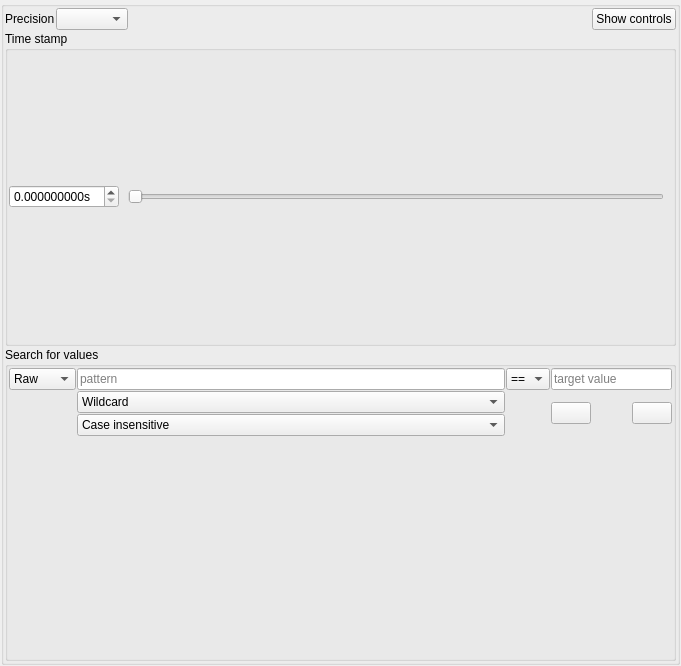
<?xml version="1.0" encoding="UTF-8"?>
<ui version="4.0">
 <class>NumericDisplay</class>
 <widget class="QWidget" name="NumericDisplay">
  <property name="geometry">
   <rect>
    <x>0</x>
    <y>0</y>
    <width>681</width>
    <height>666</height>
   </rect>
  </property>
  <property name="windowTitle">
   <string>Form</string>
  </property>
  <layout class="QVBoxLayout" name="main_layout">
   <property name="spacing">
  <number>1</number>
</property>
   <property name="leftMargin">
  <number>1</number>
</property>
   <property name="topMargin">
  <number>1</number>
</property>
   <property name="rightMargin">
  <number>1</number>
</property>
   <property name="bottomMargin">
  <number>1</number>
</property>
   <item>
    <widget class="QGroupBox" name="controls">
     <property name="title">
      <string/>
     </property>
     <property name="flat">
      <bool>true</bool>
     </property>
     <layout class="QVBoxLayout" name="verticalLayout">
      <property name="spacing">
  <number>1</number>
</property>
      <property name="leftMargin">
  <number>1</number>
</property>
      <property name="topMargin">
  <number>1</number>
</property>
      <property name="rightMargin">
  <number>1</number>
</property>
      <property name="bottomMargin">
  <number>1</number>
</property>
      <item>
       <layout class="QGridLayout" name="gridLayout_2" columnstretch="0,0,1,0">
        <property name="spacing">
  <number>1</number>
</property>
        <item row="0" column="3">
         <widget class="QPushButton" name="toggle_controls_btn">
          <property name="text">
           <string>Show controls</string>
          </property>
          <property name="icon">
           <iconset resource="resource.qrc">
            <normaloff>:/down.png</normaloff>:/down.png</iconset>
          </property>
         </widget>
        </item>
        <item row="0" column="0">
         <widget class="QLabel" name="controls_label">
          <property name="text">
           <string>Precision</string>
          </property>
         </widget>
        </item>
        <item row="0" column="1">
         <widget class="QComboBox" name="float_precision"/>
        </item>
        <item row="0" column="2">
         <spacer name="controls_spacer">
          <property name="orientation">
           <enum>Qt::Orientation::Horizontal</enum>
          </property>
          <property name="sizeHint" stdset="0">
           <size>
            <width>40</width>
            <height>20</height>
           </size>
          </property>
         </spacer>
        </item>
       </layout>
      </item>
      <item>
       <widget class="QGroupBox" name="time_group">
        <property name="title">
         <string>Time stamp</string>
        </property>
        <layout class="QHBoxLayout" name="horizontalLayout_2">
         <property name="spacing">
  <number>1</number>
</property>
         <property name="leftMargin">
  <number>1</number>
</property>
         <property name="topMargin">
  <number>1</number>
</property>
         <property name="rightMargin">
  <number>1</number>
</property>
         <property name="bottomMargin">
  <number>1</number>
</property>
         <item>
          <layout class="QHBoxLayout" name="horizontalLayout" stretch="0,0,1,0">
           <property name="spacing">
  <number>1</number>
</property>
           <item>
            <widget class="QDoubleSpinBox" name="timestamp">
             <property name="suffix">
              <string>s</string>
             </property>
             <property name="decimals">
              <number>9</number>
             </property>
             <property name="singleStep">
              <double>0.001000000000000</double>
             </property>
            </widget>
           </item>
           <item>
            <widget class="QLabel" name="min_t">
             <property name="text">
              <string/>
             </property>
            </widget>
           </item>
           <item>
            <widget class="QSlider" name="timestamp_slider">
             <property name="maximum">
              <number>99999</number>
             </property>
             <property name="orientation">
              <enum>Qt::Orientation::Horizontal</enum>
             </property>
             <property name="invertedAppearance">
              <bool>false</bool>
             </property>
             <property name="invertedControls">
              <bool>false</bool>
             </property>
             <property name="tickPosition">
              <enum>QSlider::TickPosition::NoTicks</enum>
             </property>
             <property name="tickInterval">
              <number>1</number>
             </property>
            </widget>
           </item>
           <item>
            <widget class="QLabel" name="max_t">
             <property name="text">
              <string/>
             </property>
            </widget>
           </item>
          </layout>
         </item>
        </layout>
       </widget>
      </item>
      <item>
       <widget class="QGroupBox" name="search_group">
        <property name="title">
         <string>Search for values</string>
        </property>
        <layout class="QGridLayout" name="gridLayout" columnstretch="0,1,0,0">
         <property name="leftMargin">
  <number>1</number>
</property>
         <property name="topMargin">
  <number>1</number>
</property>
         <property name="rightMargin">
  <number>1</number>
</property>
         <property name="bottomMargin">
  <number>1</number>
</property>
         <property name="spacing">
  <number>1</number>
</property>
         <item row="0" column="1">
          <widget class="QLineEdit" name="pattern_match">
           <property name="placeholderText">
            <string>pattern</string>
           </property>
          </widget>
         </item>
         <item row="0" column="2">
          <widget class="QComboBox" name="op">
           <item>
            <property name="text">
             <string>==</string>
            </property>
           </item>
           <item>
            <property name="text">
             <string>!=</string>
            </property>
           </item>
           <item>
            <property name="text">
             <string>&lt;</string>
            </property>
           </item>
           <item>
            <property name="text">
             <string>&lt;=</string>
            </property>
           </item>
           <item>
            <property name="text">
             <string>&gt;</string>
            </property>
           </item>
           <item>
            <property name="text">
             <string>&gt;=</string>
            </property>
           </item>
          </widget>
         </item>
         <item row="1" column="1">
          <widget class="QComboBox" name="match_type">
           <item>
            <property name="text">
             <string>Wildcard</string>
            </property>
           </item>
           <item>
            <property name="text">
             <string>Regex</string>
            </property>
           </item>
          </widget>
         </item>
         <item row="0" column="3">
          <widget class="QLineEdit" name="target">
           <property name="placeholderText">
            <string>target value</string>
           </property>
          </widget>
         </item>
         <item row="0" column="0">
          <widget class="QComboBox" name="match_mode">
           <item>
            <property name="text">
             <string>Raw</string>
            </property>
           </item>
           <item>
            <property name="text">
             <string>Scaled</string>
            </property>
           </item>
          </widget>
         </item>
         <item row="2" column="1">
          <widget class="QComboBox" name="case_sensitivity">
           <item>
            <property name="text">
             <string>Case insensitive</string>
            </property>
           </item>
           <item>
            <property name="text">
             <string>Case sensitive</string>
            </property>
           </item>
          </widget>
         </item>
         <item row="1" column="3" rowspan="2">
          <layout class="QHBoxLayout" name="horizontalLayout_3">
           <property name="spacing">
  <number>1</number>
</property>
           <item>
            <widget class="QPushButton" name="backward">
             <property name="text">
              <string/>
             </property>
             <property name="icon">
              <iconset resource="resource.qrc">
               <normaloff>:/right.png</normaloff>:/right.png</iconset>
             </property>
            </widget>
           </item>
           <item>
            <spacer name="horizontalSpacer_4">
             <property name="orientation">
              <enum>Qt::Orientation::Horizontal</enum>
             </property>
             <property name="sizeHint" stdset="0">
              <size>
               <width>40</width>
               <height>20</height>
              </size>
             </property>
            </spacer>
           </item>
           <item>
            <widget class="QPushButton" name="forward">
             <property name="text">
              <string/>
             </property>
             <property name="icon">
              <iconset resource="resource.qrc">
               <normaloff>:/left.png</normaloff>:/left.png</iconset>
             </property>
            </widget>
           </item>
          </layout>
         </item>
         <item row="3" column="0" colspan="4">
          <widget class="QLabel" name="match">
           <property name="text">
            <string/>
           </property>
          </widget>
         </item>
        </layout>
       </widget>
      </item>
     </layout>
    </widget>
   </item>
  </layout>
 </widget>
 <tabstops>
  <tabstop>timestamp</tabstop>
  <tabstop>pattern_match</tabstop>
  <tabstop>op</tabstop>
  <tabstop>target</tabstop>
  <tabstop>backward</tabstop>
  <tabstop>forward</tabstop>
 </tabstops>
 <resources>
  <include location="resource.qrc"/>
 </resources>
 <connections/>
</ui>
